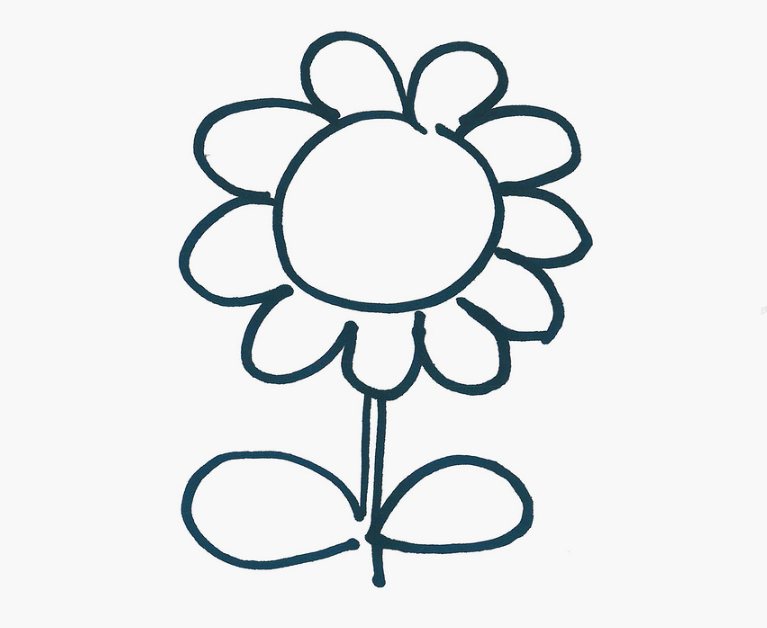
#> input picture examples/flower/lineart.png, 767 x 628 px, found by its file name
$ python line_to_path.py
#> lines starting #> are read from the running program, lines starting #| are printed output that depends on the picture
"""Extract line-art contours with HALCON and export drawing trajectories.

This is a cleaned version of the original ``drawPics/drawPic.py``. HALCON is
proprietary software; install HALCON 23.05 Progress (or a compatible release)
and its Python interface separately. No HALCON DLLs or licence files are
included in this repository.

The module can also render a preview of an existing path file without HALCON
using ``scripts/preview_path.py``.
"""
from __future__ import annotations

import argparse
from pathlib import Path

import cv2
import numpy as np


def mirror_image(input_path: Path, output_path: Path, stretch_x: float = 1.5) -> Path:
    """Stretch, transpose and mirror the line art for the arm frame."""
#> called with stretch_x = 1.5
    image = cv2.imread(str(input_path))
#> image is the input picture: shape (628, 767, 3); mean B, G, R 234.4, 233.4, 230.9
    if image is None:
        raise FileNotFoundError(f"cannot read image: {input_path}")
    image = cv2.resize(image, None, fx=stretch_x, fy=1, interpolation=cv2.INTER_LINEAR)
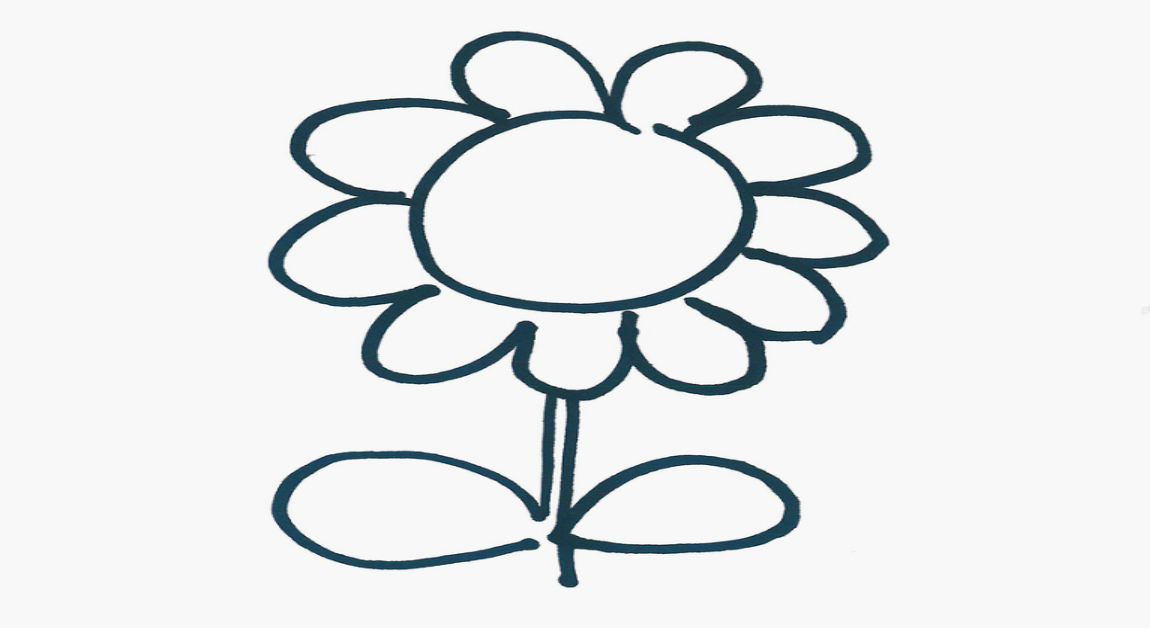
#> image: shape (628, 1150, 3); mean B, G, R 234.4, 233.4, 230.9
    image = cv2.flip(cv2.transpose(image), 1)
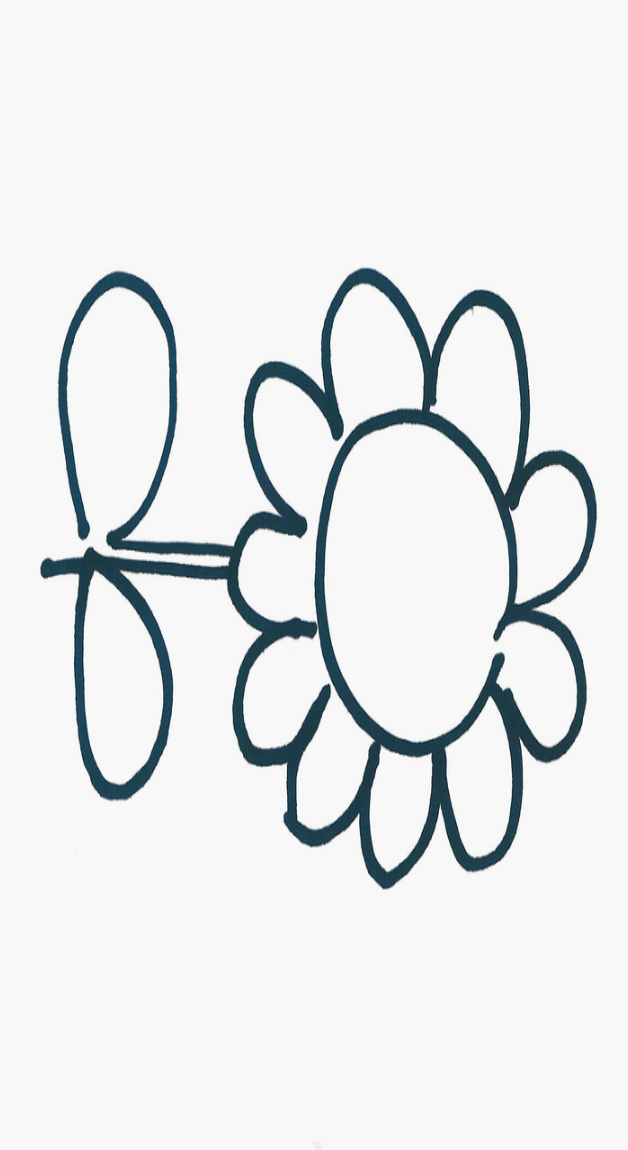
#> image: shape (1150, 628, 3); mean B, G, R 234.4, 233.4, 230.9
    output_path = Path(output_path)
    output_path.parent.mkdir(parents=True, exist_ok=True)
    cv2.imwrite(str(output_path), image)
    return output_path


def _import_halcon():
    try:
        import halcon as ha  # type: ignore
    except ImportError as exc:
        raise SystemExit(
            "HALCON Python interface is not installed. Install HALCON 23.05 Progress "
            "and its Python package, or use scripts/preview_path.py with an existing path file."
        ) from exc
    return ha


def contours_to_paths(
    mirror_path: Path,
    *,
    sigma: float = 5.0,
    low: float = 0.0,
    high: float = 3.0,
) -> list[list[list[float]]]:
    """Run HALCON lines_gauss and convert every XLD contour to a point path."""
    ha = _import_halcon()
#> (the run stopped early here; a loop or call above may not have finished)

$ run again, with examples/flower/mirror.png copied over examples/flower/lineart.png
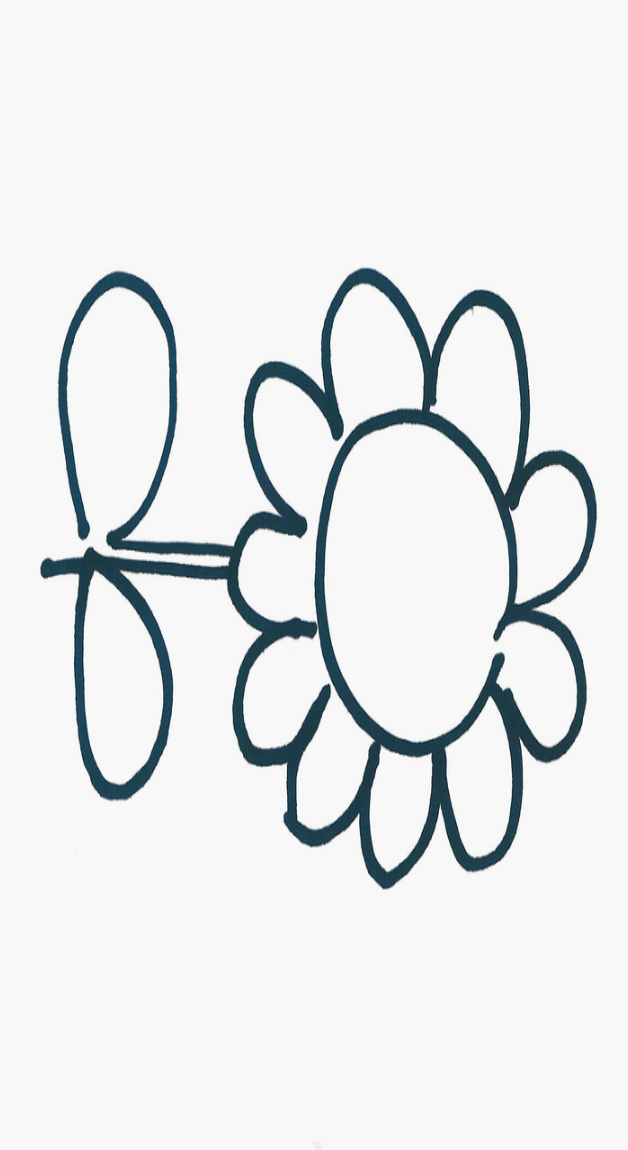
#> input picture examples/flower/mirror.png, 628 x 1150 px, found by its file name
#> in mirror_image, image is the input picture: shape (1150, 628, 3); mean B, G, R 234.4, 233.4, 230.9
#> in mirror_image, `image = cv2.resize(image, None, fx=stretch_x, fy=1, interpolation=cv2...`:
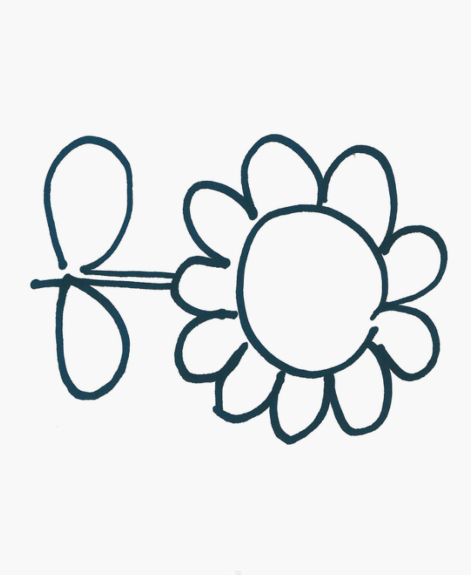
#> image: shape (1150, 942, 3) (shown at 1/2 size); mean B, G, R 234.5, 233.4, 230.9
#> in mirror_image, `image = cv2.flip(cv2.transpose(image), 1)`:
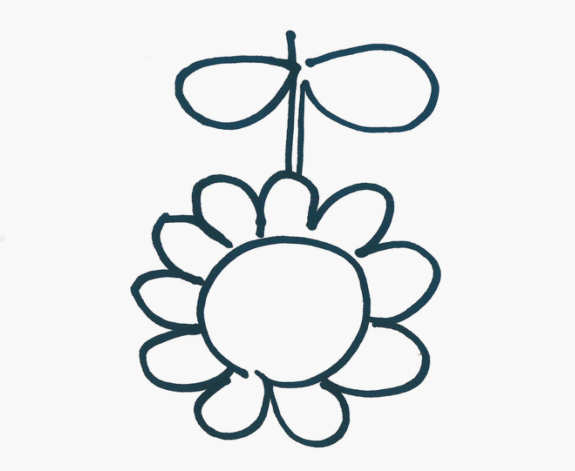
#> image: shape (942, 1150, 3) (shown at 1/2 size); mean B, G, R 234.5, 233.4, 230.9
